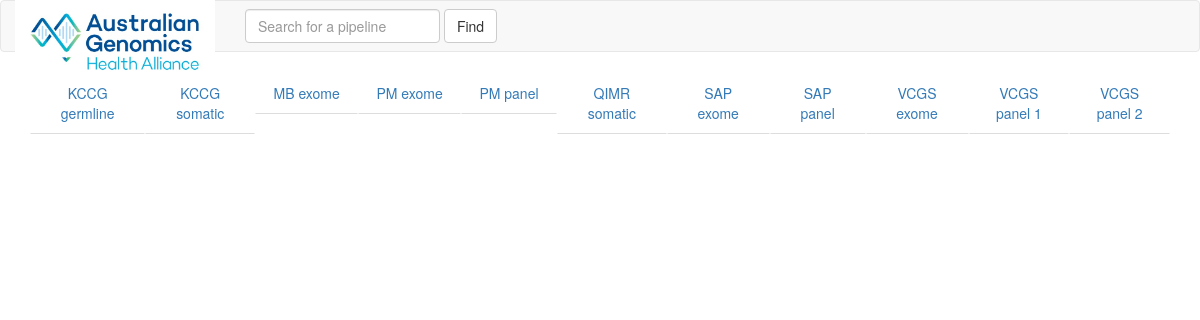
The app's page /registry.html with its own data.
### __init__.py (models this page shows, shortened)
class Workflow(db.Model):
    __tablename__ = 'workflow'
    id = db.Column(db.Integer, primary_key=True, autoincrement=True)
    workflow_name = db.Column(db.String(100))
    library_preparation = db.Column(db.String(100))
    library_layout = db.Column(db.String(200))
    sequencing_strategy = db.Column(db.String(50))
    nata_accreditation = db.Column(db.String(50))
    reference_genome = db.Column(db.String(50))
    workflow_usage = db.Column(db.String(50))
    workflow_accession = db.Column(db.VARCHAR(50))
    pipeline_id = db.Column(db.Integer, db.ForeignKey('pipeline.id'))
    flagship_id = db.Column(db.Integer, db.ForeignKey('flagship.id'))
    workflow_desc_id = db.Column(db.Integer, db.ForeignKey('workflow_desc.id'))

### __init__.py (the view)
@app.route('/registry.html')
def registry():
    title = 'Bioinformatics Pipeline Registry'
    subhead = ''
    subheading1 = 'Summary'
    subheadtext1 = ''
    workflowrows = Workflow.query.order_by(Workflow.workflow_name).all()
    return render_template('registry.html', title=title, subhead=subhead, subheading1=subheading1,
                           subheadtext1=subheadtext1, workflowrows=workflowrows)

### templates/registry.html (shortened to what this page needs)
<!DOCTYPE html>
<html lang="en">
<head>
    <link href="{{ url_for('static', filename='css/bootstrap.min.css') }}", rel="stylesheet">
</head>
<header>
<nav class="navbar navbar-default">
  <div class="container">
      <div class ='row'>
         <div class="navbar-header">
             <a class="navbar-brand" href="/">
                 <img style = 'max-width:200px; margin-top: -20px;' src ="{{ url_for('static', filename='images/agha.ico') }}" /</img>
              </a>
        </div>
            <form class="navbar-form navbar-left" role="search">
                <div class="form-group">
                <input type="text" class="form-control" placeholder="Search for a pipeline">
                    <button type="submit" class="btn btn-default">Find</button>
                </div>
            </form>
      </div>
  </div>
</header>
<body>
<div class="container">
    <ul class="nav nav-tabs nav-justified">
        {% for row in workflowrows %}
      <li class="nav-item">
        <a class="nav-link" data-toggle="tab" href="#{{ row.id }}", role="tab">{{ row.workflow_name }} </a>
      </li>
        {% endfor %}
    </ul>
</div>
</body>

### records on screen
Workflow: workflow_name "KCCG germline"
Workflow: workflow_name "KCCG somatic"
Workflow: workflow_name "MB exome"
Workflow: workflow_name "PM exome"
Workflow: workflow_name "PM panel"
Workflow: workflow_name "QIMR somatic"
Workflow: workflow_name "SAP exome"
Workflow: workflow_name "SAP panel"
Workflow: workflow_name "VCGS exome"
Workflow: workflow_name "VCGS panel 1"
Workflow: workflow_name "VCGS panel 2"
